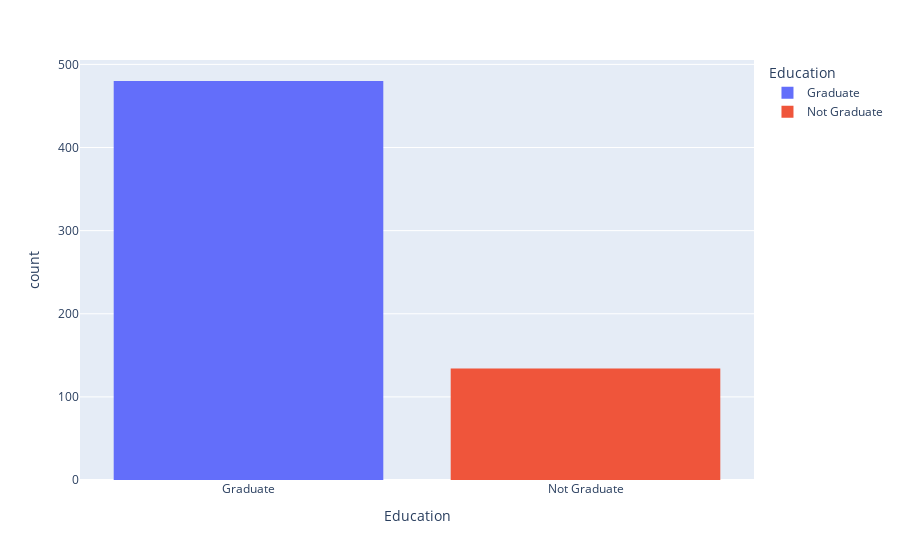

This figure's notebook cell:
### Code cell
fig = px.histogram(df, x="Education",color="Education")
fig.show()

### Figure 1 — Plotly figure (JSON) as saved in the notebook; plotly's stock layout.template omitted (floating-point values rounded to 4 significant figures; data arrays with more than 128 entries replaced by an {"elided": "..."} marker saying what was removed)
{"data": [{"alignmentgroup": "True", "bingroup": "x", "hovertemplate": "Education=%{x}<br>count=%{y}<extra></extra>", "legendgroup": "Graduate", "marker": {"color": "#636efa", "pattern": {"shape": ""}}, "name": "Graduate", "offsetgroup": "Graduate", "orientation": "v", "showlegend": true, "type": "histogram", "x": {"elided": "480 str values"}, "xaxis": "x", "yaxis": "y"}, {"alignmentgroup": "True", "bingroup": "x", "hovertemplate": "Education=%{x}<br>count=%{y}<extra></extra>", "legendgroup": "Not Graduate", "marker": {"color": "#EF553B", "pattern": {"shape": ""}}, "name": "Not Graduate", "offsetgroup": "Not Graduate", "orientation": "v", "showlegend": true, "type": "histogram", "x": {"elided": "134 str values"}, "xaxis": "x", "yaxis": "y"}], "layout": {"barmode": "relative", "legend": {"title": {"text": "Education"}, "tracegroupgap": 0}, "margin": {"t": 60}, "xaxis": {"anchor": "y", "categoryarray": ["Graduate", "Not Graduate"], "categoryorder": "array", "domain": [0, 1], "title": {"text": "Education"}}, "yaxis": {"anchor": "x", "domain": [0, 1], "title": {"text": "count"}}}}
